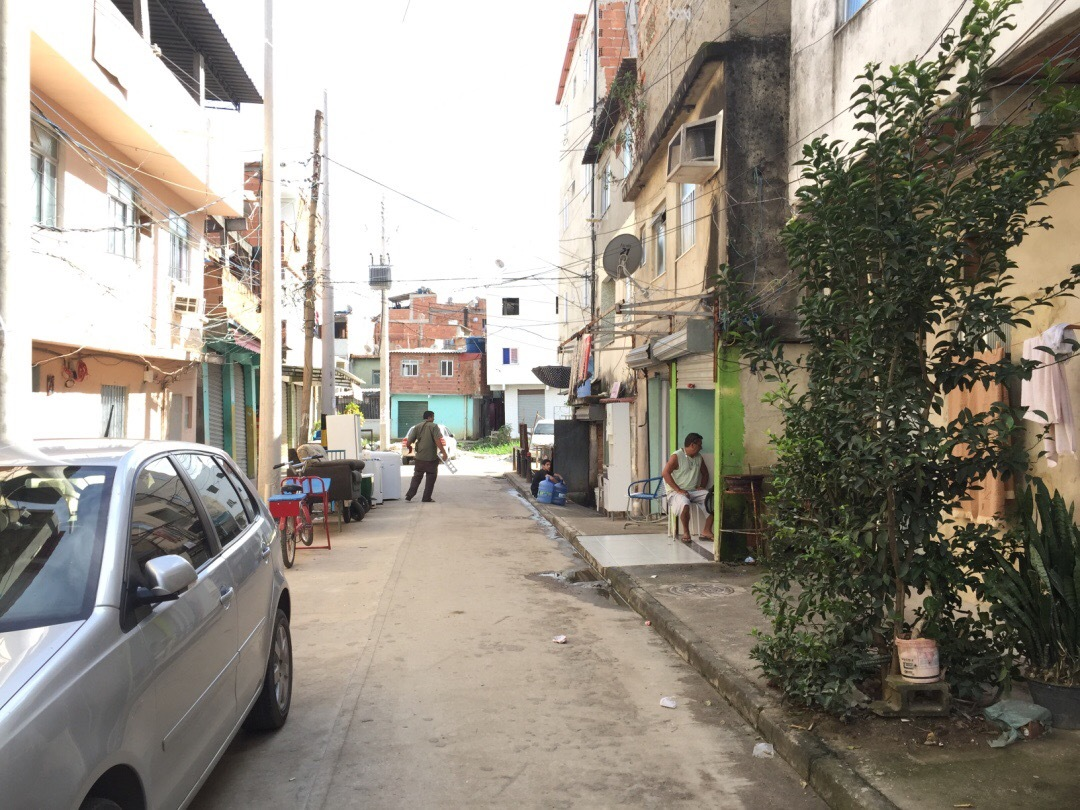
#> input picture photos1/00f52a27-7f72-4b4b-b009-eca32c9a556e.jpg, 1080 x 810 px; its folder holds 4 pictures in this run
$ python process_img.py   (Python 2 division)
#> lines starting #> are read from the running program, lines starting #| are printed output that depends on the picture; after the words box and inside, x2 and y2 are one past the last pixel; in counts of white or black regions, pixels touching at a corner belong together
import cv2
import matplotlib.pyplot as plt
import numpy as np
import os


def grid_img(src_img, dest_img, num_rows, num_cols):

#> called with num_rows = 4, num_cols = 4
     im = cv2.imread(src_img)
#> im is the input picture: shape (810, 1080, 3); mean B, G, R 133.3, 144.2, 150.9
     try:
        try:
                row,col,chan = im.shape
#> row = 810; col = 1080; chan = 3
        except:
                row,col = im.shape
                chan = 1

        overlay = im.copy()
        output = im.copy()

        GRID_NUM_COL = num_rows
        GRID_NUM_ROW = num_cols

        GRID_WIDTH = col/GRID_NUM_COL
#> GRID_WIDTH = 270
        GRID_HEIGHT= row/GRID_NUM_ROW
#> GRID_HEIGHT = 202


        #Horizontal lines
        for i,c_idx in enumerate(range(0, col, GRID_WIDTH)):
                cv2.line(overlay, (c_idx,0), (c_idx,row-1), (0,255,255), 2)
                cv2.putText(overlay, "{}".format(chr(i+ord('A'))),(c_idx + (GRID_WIDTH/2),row-5), cv2.FONT_HERSHEY_SIMPLEX, 1.0, (0, 255, 255), 4)
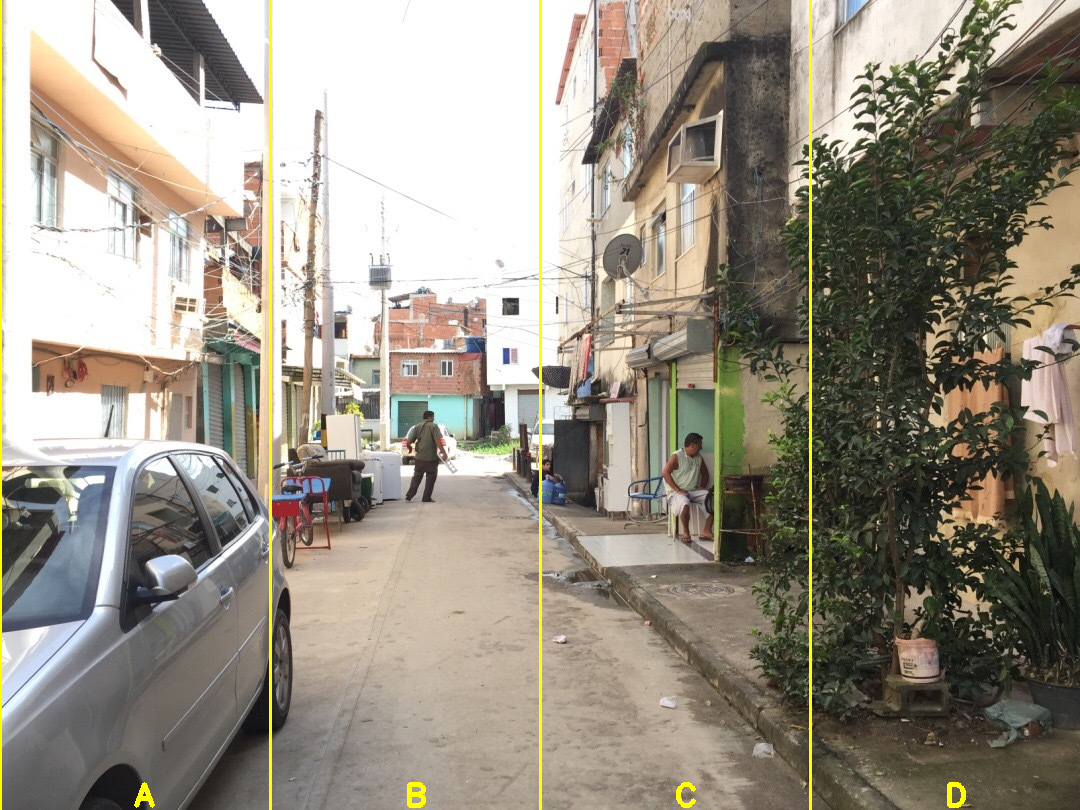
#> overlay: shape (810, 1080, 3); 1.15% of pixels changed, all inside (x1, y1, x2, y2) = (0, 0, 966, 810)
        #Vertical lines
        for i,r_idx in enumerate(range(0, row, GRID_HEIGHT)):
                cv2.line(overlay, (0,r_idx), (col-1,r_idx), (0,255,255), 2)
                cv2.putText(overlay, "{}".format(i+1),(0, r_idx + (GRID_HEIGHT/2)), cv2.FONT_HERSHEY_SIMPLEX, 1.0, (0, 255, 255), 4)
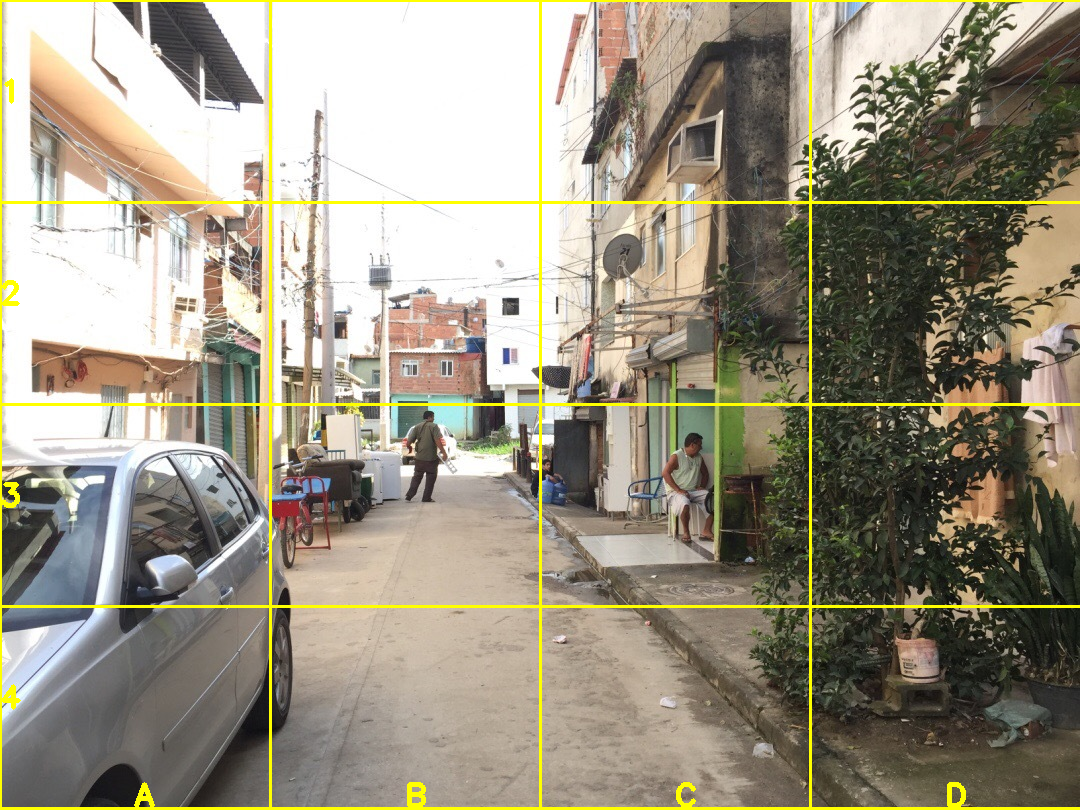
#> overlay: shape (810, 1080, 3); 1.81% of pixels changed, all inside (x1, y1, x2, y2) = (2, 0, 1080, 810)

        #saving image
        cv2.imwrite(dest_img, overlay)

     except:
		pass

SRC_DIR_LIST  = ["./photos1/", "./photos2/photos/", "./photos3/", "./photos4/"]

for SRC_DIR in SRC_DIR_LIST:
   DEST_DIR = "./grid_" + SRC_DIR[2:]

#> (the run stopped early here; a loop or call above may not have finished)
